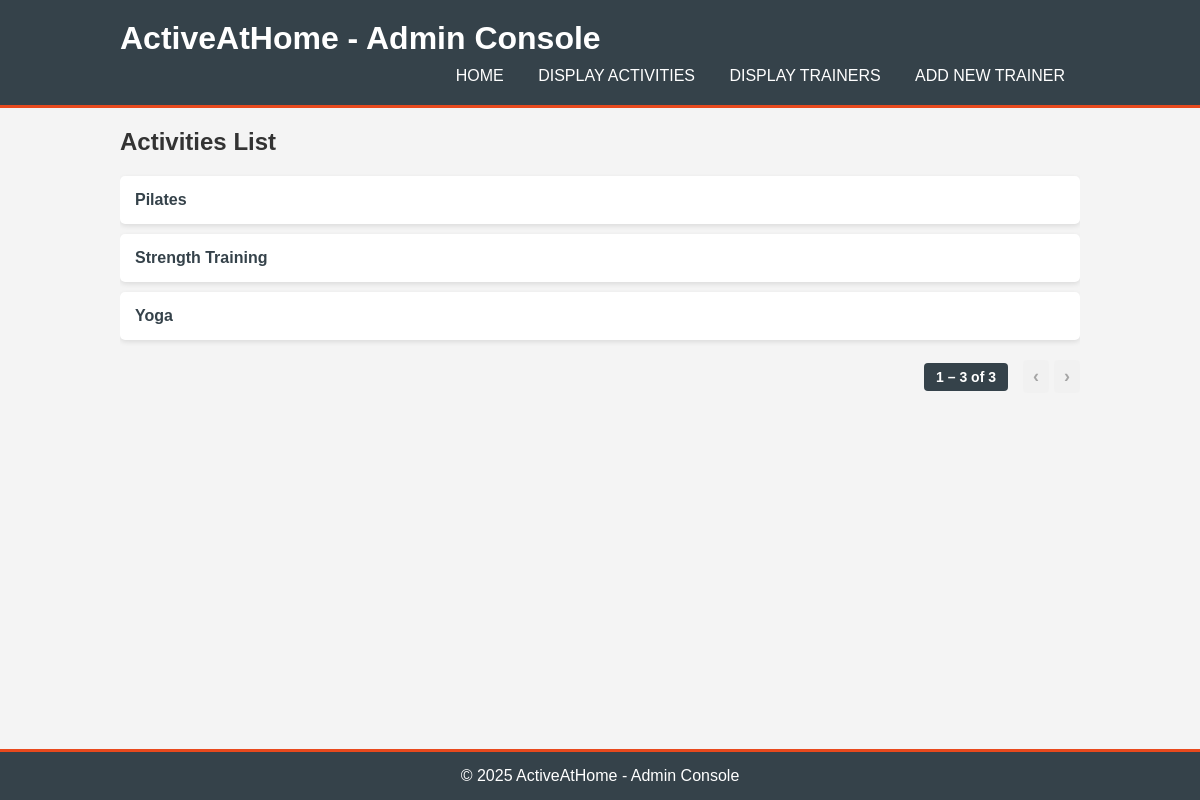
/public/index.php?page=activities, run on the app's committed database.
### tables this page shows
CREATE TABLE IF NOT EXISTS activities (
    id INT AUTO_INCREMENT PRIMARY KEY,
    name VARCHAR(100) NOT NULL,
    description TEXT NOT NULL,
    benefits TEXT NOT NULL,
    price VARCHAR(100) NOT NULL
);

### private/models/Database.php (called while the page is built, shortened)
<?php
class Database {
    private string $host = DB_HOST;
    private string $user = DB_USER;
    private string $pass = DB_PASS;
    private string $dbname = DB_NAME;
    private string $port = DB_PORT ?? '3307';
    private PDO|null $conn = null;
    private PDOStatement|null $stmt = null;
    public function __construct() {
        $dsn = 'mysql:host=' . $this->host . ';port=' . $this->port . ';dbname=' . $this->dbname;
        $options = [
            PDO::ATTR_PERSISTENT => true,
            PDO::ATTR_ERRMODE    => PDO::ERRMODE_EXCEPTION
        ];
        try {
            $this->conn = new PDO($dsn, $this->user, $this->pass, $options);
        } catch (PDOException $e) {
            $this->error = $e->getMessage();
            die("DB Connection Error: {$this->error}");
        }
    }
    public function query(string $query): void {
        if ($this->conn) {
            $this->stmt = $this->conn->prepare($query);
        } else {
            die("Cannot prepare query. No DB connection.");
        }
    }
    public function bind(string $param, mixed $value, ?int $type = null): void {
        $this->stmt->bindValue($param, $value, $type);
    }
    public function execute(): bool {
        return $this->stmt->execute();
    }
    public function resultSet(): array {
        $this->execute();
        return $this->stmt->fetchAll(PDO::FETCH_OBJ);
    }
    public function single(): object|false {
        $this->execute();
        return $this->stmt->fetch(PDO::FETCH_OBJ);
    }
}
?>

### private/services/ActivityService.php (called while the page is built, shortened)
<?php
class ActivityService
{
    private ActivityInterface $activity;
    public function __construct(ActivityInterface $activity)
    {
        $this->activity = $activity;
    }
    public function getTotal(): int
    {
        try {
            return $this->activity->count();
        } catch (Throwable $e) {
            Logger::error('ActivityService::getTotal', $e->getMessage());
            return 0;
        }
    }
    public function getPaginatedFormatted(int $limit, int $offset): array
    {
        try {
            $results = $this->activity->getPaginated($limit, $offset);
            return $results;
        } catch (Throwable $e) {
            Logger::error('ActivityService::getPaginatedFormatted', $e->getMessage());
            return [];
        }
    }
}

### private/models/BaseModel.php (called while the page is built, shortened)
<?php
abstract class BaseModel {
    protected Database $db;
    protected string $table;
    public function __construct(Database $db, string $table) {
        $this->db = $db;
        $this->table = $table;
    }
    public function count(): int {
        try {
            $this->db->query("SELECT COUNT(*) as total FROM {$this->table}");
            return $this->db->single()->total;
        } catch (Throwable $e) {
            Logger::error("BaseModel::count", $e->getMessage());
            return 0;
        }
    }
    public function getPaginated(int $limit, int $offset): array {
        try {
            $query = "SELECT * FROM {$this->table} ORDER BY name LIMIT :limit OFFSET :offset";
            $this->db->query($query);
            $this->db->bind(':limit', $limit, PDO::PARAM_INT);
            $this->db->bind(':offset', $offset, PDO::PARAM_INT);
            return $this->db->resultSet();
        } catch (Throwable $e) {
            Logger::error("BaseModel::getPaginated", $e->getMessage());
            return [];
        }
    }
}

### public/views/activities/list.php (the view)
<h2 style="margin-top: 20px; margin-bottom: 20px;">Activities List</h2>
<div class="activities-list">
    <?php if (!empty($activities)): ?>
        <ul>
            <?php foreach ($activities as $activity): ?>
                <li>
                    <a href="index.php?page=view_activity&id=<?php echo $activity->id; ?>">
                        <?php echo htmlspecialchars($activity->name); ?>
                    </a>
                </li>
            <?php endforeach; ?>
        </ul>
    <?php else: ?>
        <p>No activities found.</p>
    <?php endif; ?>
</div>
<div class="pagination-container">
  <div class="pagination-summary">
    <?php
      $start = ($pageNum - 1) * $perPage + 1;
      $end = min($start + $perPage - 1, $totalActivities);
      echo "$start – $end of $totalActivities";
    ?>
  </div>
  <div class="pagination-nav">
    <?php if ($pageNum > 1): ?>
      <a href="index.php?page=activities&p=<?php echo $pageNum - 1; ?>" class="pagination-arrow">&lsaquo;</a>
    <?php else: ?>
      <span class="pagination-arrow disabled">&lsaquo;</span>
    <?php endif; ?>
    <?php if ($pageNum < $totalPages): ?>
      <a href="index.php?page=activities&p=<?php echo $pageNum + 1; ?>" class="pagination-arrow">&rsaquo;</a>
    <?php else: ?>
      <span class="pagination-arrow disabled">&rsaquo;</span>
    <?php endif; ?>
  </div>
</div>

### public/assets/css/style.css (style rules this page uses)
* { margin: 0; padding: 0; box-sizing: border-box; }
html, body { height: 100%; width: 100%; font-family: Arial, sans-serif; background-color: #f4f4f4; color: #333; }
body { display: flex; flex-direction: column; min-height: 100vh; }
.activities-list ul, .trainers-list ul { list-style: none; padding: 0; margin: 0; }
.activities-list ul li, .trainers-list ul li { background: #ffffff; padding: 15px; margin-bottom: 10px; border-radius: 5px; box-shadow: 0 2px 5px rgba(0, 0, 0, 0.1); display: flex; justify-content: space-between; align-items: center; }
.activities-list ul li a, .trainers-list ul li a { color: #35424a; text-decoration: none; font-weight: bold; }
.pagination-container { display: flex; justify-content: flex-end; align-items: center; gap: 15px; margin-top: 20px; font-size: 14px; color: #333; }
.pagination-summary { background-color: #35424a; color: #fff; padding: 6px 12px; border-radius: 4px; font-weight: bold; }
.pagination-nav { display: flex; gap: 5px; }
.pagination-arrow { display: inline-block; padding: 6px 10px; background-color: #ddd; color: #333; text-decoration: none; border-radius: 4px; font-size: 18px; font-weight: bold; transition: background-color 0.2s; }
.pagination-arrow.disabled { pointer-events: none; opacity: 0.4; background-color: #eee; }

### data on the page
activities: name "Pilates"
activities: name "Strength Training"
activities: name "Yoga"

### other printed values
$start "1"
$end "3"
$totalActivities "3"
